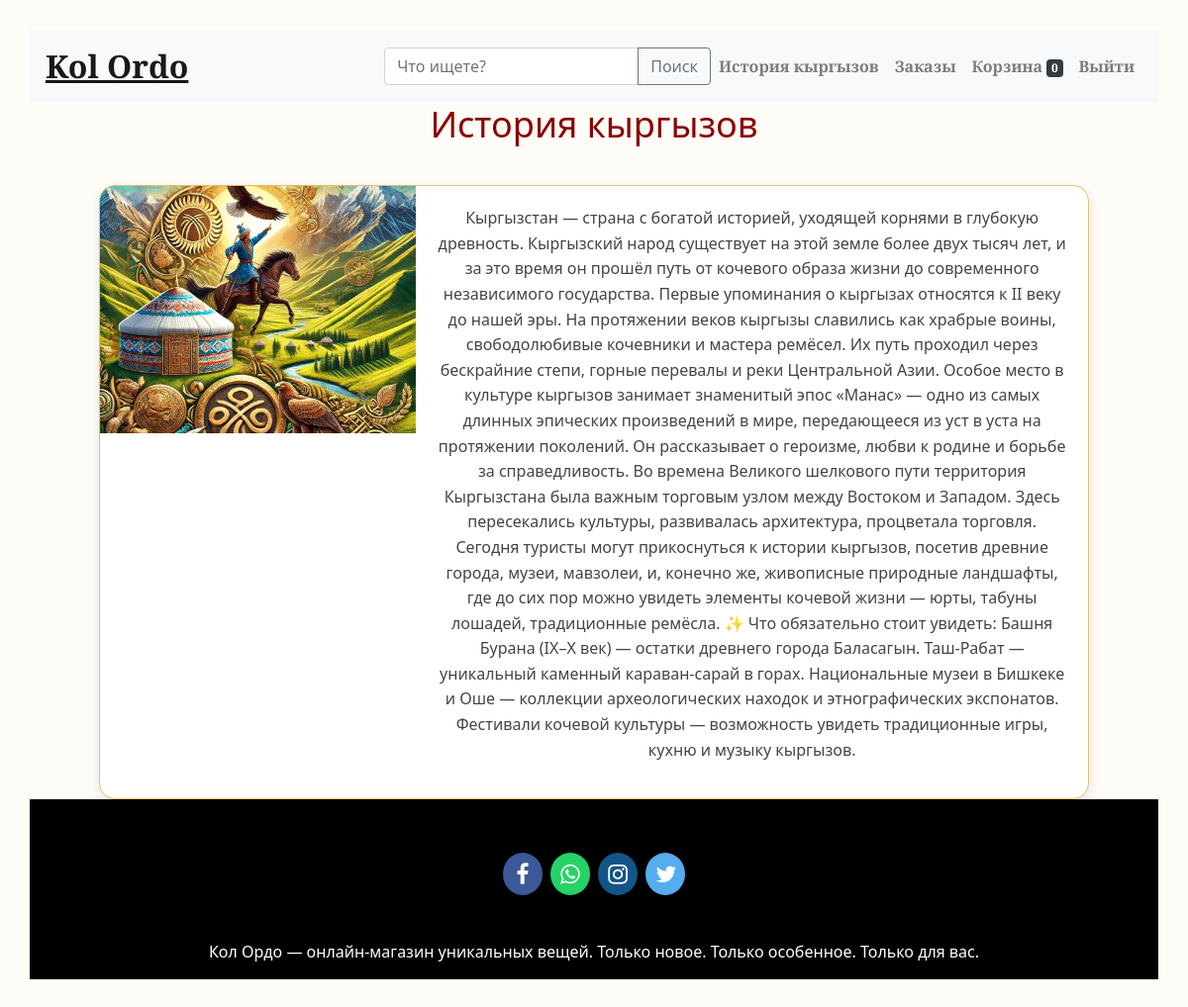
The page /history (signed in) on the database its author committed.
### store/models/product.py (models this page shows, shortened)
class History(models.Model):
    title = models.CharField(max_length=50)
    image = models.ImageField(upload_to="image/")
    description = models.TextField(max_length=2000)

### store/views/home.py (the view)
# urls.py: path('history', history, name='history'),
def history(request):
    histories = History.objects.all()
    context = {
        "histories": histories
    }
    return render(request, 'history.html', context)

### store/templates/history.html (shortened to what this page needs)
{% extends 'base.html' %}
{% block content %}
<!DOCTYPE html>
<html lang="ru">
<head>
</head>
<body>
<h1>История кыргызов</h1>
<div class="history-container">
  {% for history in histories %}
  <div class="history-card">
    <img class="history-image" src="{{ history.image.url }}">
    <div class="history-content">
      <p>{{ history.description }}</p>
    </div>
  </div>
  {% endfor %}
</div>
</body>
</html>
{% endblock %}

### store/templates/base.html (style rules this page uses)
p { text-align: center; }

### store/templates/history.html (style rules this page uses)
body { font-family: 'Segoe UI', sans-serif; background: #fdfcf7; margin: 0; padding: 30px; color: #333; }
h1 { text-align: center; font-size: 36px; color: #8B0000; margin-bottom: 40px; }
.history-container { display: flex; flex-direction: column; gap: 30px; max-width: 1000px; margin: 0 auto; }
.history-card { display: flex; background-color: #fff; border: 1px solid #e0c36f; border-radius: 16px; overflow: hidden; box-shadow: 0 4px 12px rgba(0, 0, 0, 0.1); transition: transform 0.2s ease; }
.history-image { flex: 1; min-width: 300px; max-width: 350px; height: 250px; object-fit: cover; }
.history-content { flex: 2; padding: 20px; display: flex; flex-direction: column; justify-content: center; }
.history-content p { font-size: 16px; line-height: 1.6; color: #444; }

### rows shown on the page
History: image (picture), description "Кыргызстан — страна с богатой историей, уходящей корнями в глубокую древность. Кыргызский народ существует на этой земле более двух тысяч лет, и за это время он прошёл путь от кочевого образа жизни до современного независимого государства. Первые упоминания о кыргызах относятся к II веку до нашей эры. На протяжении веков кыргызы славились как храбрые воины, свободолюбивые кочевники и мастера ремёсел. Их путь проходил через бескрайние степи, горные перевалы и реки Центральной Азии. Особое место в культуре кыргызов занимает знаменитый эпос «Манас» — одно из самых длинных эпических произведений в мире, передающееся из уст в уста на протяжении поколений. Он рассказывает о героизме, любви к…"

### other values the page prints
{{ request.session.cart.keys|length }} "0"
